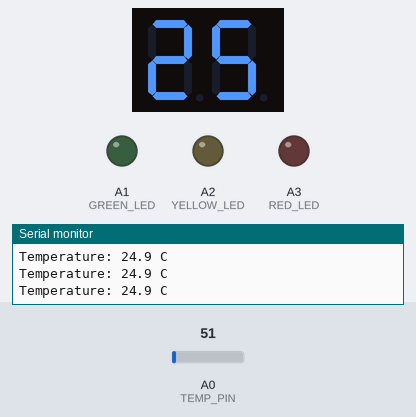
The sketch below on a simulated Arduino Uno, built with avr-gcc and run on an emulated ATmega328P. Parts: 2-digit seven-segment display, output pins drawn as LEDs (lit = HIGH), the last lines printed to the serial monitor. Wiring (inferred from the names in the program): 2-digit 7-segment display, segments lit when HIGH: segments pin 2, pin 3, pin 4, pin 5, pin 6, pin 7, pin 8; digit selects pin 10, pin 11. Dashed ring = blinking. The inputs (shaded band) are chosen by the test bench; at power-on: A0 (TEMP_PIN) = 51. The segment pins are drawn as the display they are named for; pins used as bus, display or sensor lines are not drawn.

Above: at 1.2 s.
1.3 s: A0 (TEMP_PIN) set to 65
At 1.8 s:
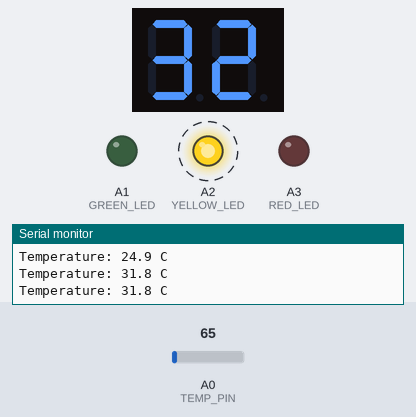
4.0 s: A0 (TEMP_PIN) set to 61
At 4.83 s:
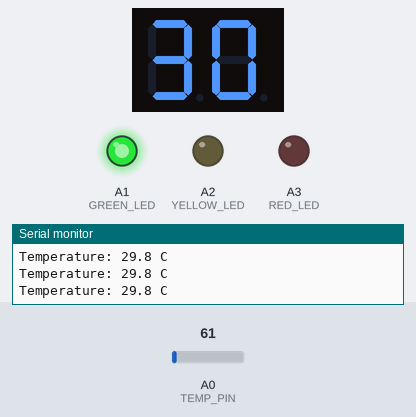
7.0 s: A0 (TEMP_PIN) set to 86
At 7.86 s:
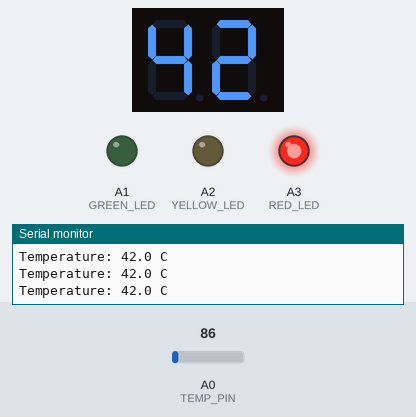
Timing chart, 0 to 15.1 s (numbered marks = the images above; inputs shaded):
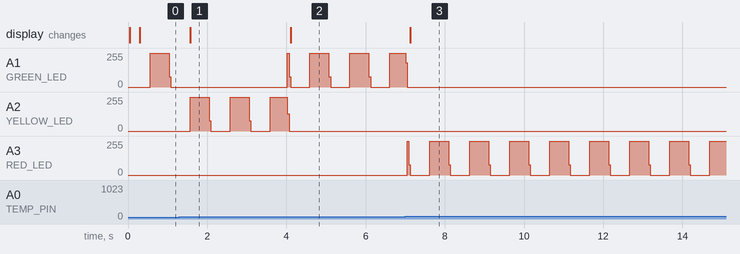

The sketch:

Q2.ino
```cpp
/*
  Week 02 - Task 2
  LM35 temperature display using two multiplexed
  common-cathode 7-segment digits.

  Segment order: a, b, c, d, e, f, g
  Segment pins: 2, 3, 4, 5, 6, 7, 8
  Digit enable pins: 10 (tens), 11 (ones)

  This code assumes digit-enable transistors are wired so HIGH
  enables the selected digit. Adjust DIGIT_ON if your circuit differs.
*/

const uint8_t TEMP_PIN = A0;

const uint8_t SEGMENT_PINS[7] = {2, 3, 4, 5, 6, 7, 8};
const uint8_t DIGIT_PINS[2] = {10, 11};

const uint8_t GREEN_LED = A1;
const uint8_t YELLOW_LED = A2;
const uint8_t RED_LED = A3;

const uint8_t DIGIT_ON = HIGH;
const uint8_t DIGIT_OFF = LOW;

// Bit order in each pattern: a b c d e f g.
// HIGH lights a segment on a common-cathode display.
const uint8_t DIGIT_PATTERNS[10] = {
  0b1111110, // 0
  0b0110000, // 1
  0b1101101, // 2
  0b1111001, // 3
  0b0110011, // 4
  0b1011011, // 5
  0b1011111, // 6
  0b1110000, // 7
  0b1111111, // 8
  0b1111011  // 9
};

unsigned long lastTemperatureRead = 0;
unsigned long lastBlinkTime = 0;

const unsigned long READ_INTERVAL_MS = 250;
const unsigned long BLINK_INTERVAL_MS = 500;

int displayedTemperature = 0;
bool ledState = false;

void setSegments(uint8_t digit)
{
  const uint8_t pattern = DIGIT_PATTERNS[digit];

  for (uint8_t i = 0; i < 7; i++) {
    const uint8_t bitPosition = 6 - i;
    digitalWrite(SEGMENT_PINS[i],
                 (pattern & (1 << bitPosition)) ? HIGH : LOW);
  }
}

void showNumber(int value)
{
  // Keep the display in the range 00..99.
  value = constrain(value, 0, 99);

  const uint8_t tens = value / 10;
  const uint8_t ones = value % 10;

  // Multiplex one digit at a time.
  digitalWrite(DIGIT_PINS[0], DIGIT_OFF);
  digitalWrite(DIGIT_PINS[1], DIGIT_OFF);
  setSegments(tens);
  digitalWrite(DIGIT_PINS[0], DIGIT_ON);
  delay(3);

  digitalWrite(DIGIT_PINS[0], DIGIT_OFF);
  setSegments(ones);
  digitalWrite(DIGIT_PINS[1], DIGIT_ON);
  delay(3);

  digitalWrite(DIGIT_PINS[1], DIGIT_OFF);
}

float readTemperatureC()
{
  const int raw = analogRead(TEMP_PIN);
  const float voltage = raw * (5.0f / 1023.0f);

  // LM35 output is 10 mV per degree Celsius.
  return voltage * 100.0f;
}

void updateTemperatureLED(float temperatureC)
{
  const unsigned long now = millis();

  if (now - lastBlinkTime >= BLINK_INTERVAL_MS) {
    lastBlinkTime = now;
    ledState = !ledState;
  }

  digitalWrite(GREEN_LED, LOW);
  digitalWrite(YELLOW_LED, LOW);
  digitalWrite(RED_LED, LOW);

  if (temperatureC < 30.0f) {
    digitalWrite(GREEN_LED, ledState);
  } else if (temperatureC <= 40.0f) {
    digitalWrite(YELLOW_LED, ledState);
  } else {
    digitalWrite(RED_LED, ledState);
  }
}

void setup()
{
  Serial.begin(9600);

  for (uint8_t i = 0; i < 7; i++) {
    pinMode(SEGMENT_PINS[i], OUTPUT);
  }

  for (uint8_t i = 0; i < 2; i++) {
    pinMode(DIGIT_PINS[i], OUTPUT);
    digitalWrite(DIGIT_PINS[i], DIGIT_OFF);
  }

  pinMode(GREEN_LED, OUTPUT);
  pinMode(YELLOW_LED, OUTPUT);
  pinMode(RED_LED, OUTPUT);
}

void loop()
{
  const unsigned long now = millis();

  if (now - lastTemperatureRead >= READ_INTERVAL_MS) {
    lastTemperatureRead = now;

    const float temperatureC = readTemperatureC();
    displayedTemperature = (int)(temperatureC + 0.5f);

    Serial.print(F("Temperature: "));
    Serial.print(temperatureC, 1);
    Serial.println(F(" C"));
  }

  updateTemperatureLED(readTemperatureC());

  // Repeatedly refresh the multiplexed display.
  showNumber(displayedTemperature);
}
```

Measured:
- the behaviour switches between 61 and 62 on A0 (TEMP_PIN) (found by bisection; images 0 and 1)
- after the input at 1.3 s, A1 (GREEN_LED): stops changing and stays 0/255; A2 (YELLOW_LED): alternates 254/255 for 0.48 s and 0/255 for 0.53 s, starting after 0.27 s; the display: changes after 0.27 s (image 1)
- after the input at 4.0 s, the display: changes after 0.11 s (image 2)
- after the input at 7.0 s, the display: changes after 0.13 s (image 3)
